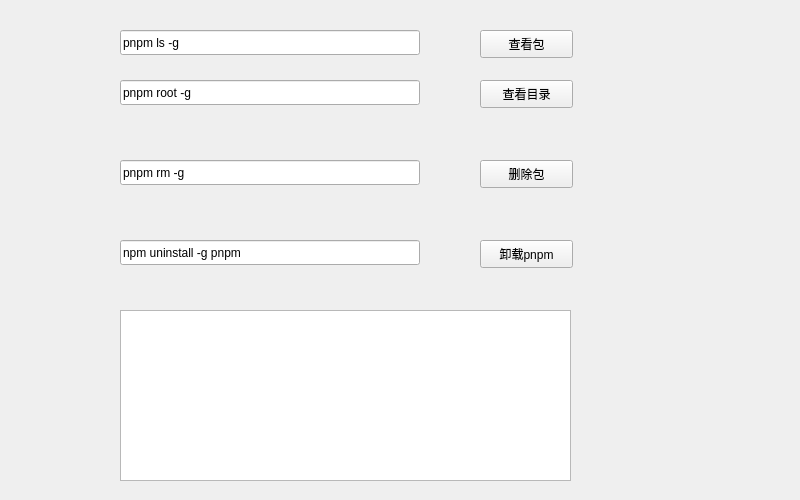
<?xml version="1.0" encoding="UTF-8"?>
<ui version="4.0">
 <class>PnpmSetup</class>
 <widget class="QWidget" name="PnpmSetup">
  <property name="geometry">
   <rect>
    <x>0</x>
    <y>0</y>
    <width>800</width>
    <height>500</height>
   </rect>
  </property>
  <property name="windowTitle">
   <string notr="true"/>
  </property>
  <widget class="QLineEdit" name="lineEdit_root">
   <property name="geometry">
    <rect>
     <x>120</x>
     <y>80</y>
     <width>300</width>
     <height>25</height>
    </rect>
   </property>
   <property name="text">
    <string>pnpm root -g</string>
   </property>
  </widget>
  <widget class="QLineEdit" name="lineEdit_rm">
   <property name="geometry">
    <rect>
     <x>120</x>
     <y>160</y>
     <width>300</width>
     <height>25</height>
    </rect>
   </property>
   <property name="text">
    <string>pnpm rm -g </string>
   </property>
  </widget>
  <widget class="QLineEdit" name="lineEdit_uninstall">
   <property name="geometry">
    <rect>
     <x>120</x>
     <y>240</y>
     <width>300</width>
     <height>25</height>
    </rect>
   </property>
   <property name="text">
    <string>npm uninstall -g pnpm</string>
   </property>
  </widget>
  <widget class="QPushButton" name="pushButton_root">
   <property name="geometry">
    <rect>
     <x>480</x>
     <y>80</y>
     <width>93</width>
     <height>28</height>
    </rect>
   </property>
   <property name="text">
    <string>查看目录</string>
   </property>
  </widget>
  <widget class="QPushButton" name="pushButton_rm">
   <property name="geometry">
    <rect>
     <x>480</x>
     <y>160</y>
     <width>93</width>
     <height>28</height>
    </rect>
   </property>
   <property name="text">
    <string>删除包</string>
   </property>
  </widget>
  <widget class="QPushButton" name="pushButton_uninstall">
   <property name="geometry">
    <rect>
     <x>480</x>
     <y>240</y>
     <width>93</width>
     <height>28</height>
    </rect>
   </property>
   <property name="text">
    <string>卸载pnpm</string>
   </property>
  </widget>
  <widget class="QPlainTextEdit" name="plainTextEdit_state">
   <property name="geometry">
    <rect>
     <x>120</x>
     <y>310</y>
     <width>451</width>
     <height>171</height>
    </rect>
   </property>
  </widget>
  <widget class="QLineEdit" name="lineEdit_ls">
   <property name="geometry">
    <rect>
     <x>120</x>
     <y>30</y>
     <width>300</width>
     <height>25</height>
    </rect>
   </property>
   <property name="text">
    <string>pnpm ls -g</string>
   </property>
  </widget>
  <widget class="QPushButton" name="pushButton_ls">
   <property name="geometry">
    <rect>
     <x>480</x>
     <y>30</y>
     <width>93</width>
     <height>28</height>
    </rect>
   </property>
   <property name="text">
    <string>查看包</string>
   </property>
  </widget>
 </widget>
 <resources/>
 <connections/>
</ui>
